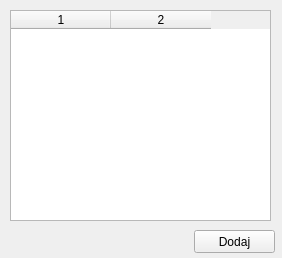
<?xml version="1.0" encoding="UTF-8"?>
<ui version="4.0">
 <class>administratorzy</class>
 <widget class="QWidget" name="administratorzy">
  <property name="geometry">
   <rect>
    <x>0</x>
    <y>0</y>
    <width>282</width>
    <height>258</height>
   </rect>
  </property>
  <property name="windowTitle">
   <string>Administratorzy</string>
  </property>
  <widget class="QTableWidget" name="tAdministratorzy">
   <property name="geometry">
    <rect>
     <x>10</x>
     <y>10</y>
     <width>261</width>
     <height>211</height>
    </rect>
   </property>
   <property name="sizePolicy">
    <sizepolicy hsizetype="Expanding" vsizetype="Expanding">
     <horstretch>0</horstretch>
     <verstretch>0</verstretch>
    </sizepolicy>
   </property>
   <property name="editTriggers">
    <set>QAbstractItemView::NoEditTriggers</set>
   </property>
   <property name="selectionMode">
    <enum>QAbstractItemView::SingleSelection</enum>
   </property>
   <property name="selectionBehavior">
    <enum>QAbstractItemView::SelectRows</enum>
   </property>
   <property name="showGrid">
    <bool>true</bool>
   </property>
   <property name="sortingEnabled">
    <bool>true</bool>
   </property>
   <property name="rowCount">
    <number>0</number>
   </property>
   <property name="columnCount">
    <number>2</number>
   </property>
   <attribute name="horizontalHeaderMinimumSectionSize">
    <number>30</number>
   </attribute>
   <attribute name="horizontalHeaderDefaultSectionSize">
    <number>100</number>
   </attribute>
   <attribute name="horizontalHeaderShowSortIndicator" stdset="0">
    <bool>true</bool>
   </attribute>
   <attribute name="horizontalHeaderStretchLastSection">
    <bool>false</bool>
   </attribute>
   <attribute name="verticalHeaderVisible">
    <bool>false</bool>
   </attribute>
   <attribute name="verticalHeaderDefaultSectionSize">
    <number>21</number>
   </attribute>
   <attribute name="verticalHeaderShowSortIndicator" stdset="0">
    <bool>true</bool>
   </attribute>
   <attribute name="verticalHeaderStretchLastSection">
    <bool>false</bool>
   </attribute>
   <column/>
   <column/>
  </widget>
  <widget class="QPushButton" name="btnDodaj">
   <property name="geometry">
    <rect>
     <x>194</x>
     <y>230</y>
     <width>81</width>
     <height>23</height>
    </rect>
   </property>
   <property name="text">
    <string>Dodaj</string>
   </property>
   <property name="icon">
    <iconset resource="icons.qrc">
     <normaloff>:/icon/icons/add.png</normaloff>:/icon/icons/add.png</iconset>
   </property>
  </widget>
 </widget>
 <resources>
  <include location="icons.qrc"/>
 </resources>
 <connections/>
</ui>
